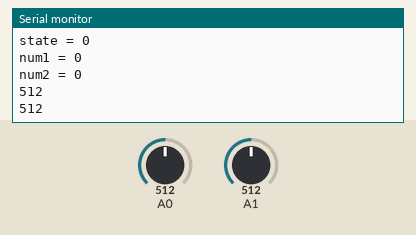
This sketch was run on a simulated Arduino Uno, built with avr-gcc and run on an emulated ATmega328P. Parts: the last lines printed to the serial monitor. Inputs (shaded band) come from the test bench; at power-on: A1 = 512, A0 = 512. Storage starts empty.

Above: at 4.2 s.
4.3 s: A1 set to 11
At 4.53 s:
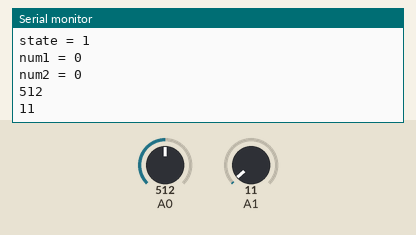
7.3 s: A1 set to 8
At 7.6 s:
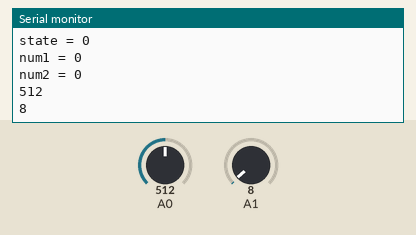
Timing chart, 0 to 10.3 s (numbered marks = the images above; inputs shaded):
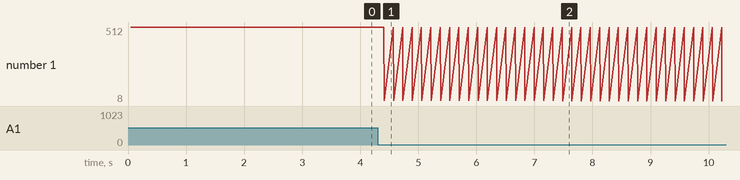

Measured:
- after the input at 4.3 s, the serial monitor: prints a new line after 0.08 s (image 1)
- after the input at 7.3 s, the serial monitor: prints a new line after 0.18 s (image 2)
- plotted number 1: 512 → 11 after the input at 4.3 s, 11 → 8 after the input at 7.3 s

The sketch:

jectFah--sender_arduino_sd_v1.ino
```cpp
//////////////////////////////////////////////////////////////
//sd card part
#include <SPI.h>
#include <SD.h>
const int chipSelect = 4;
/////////////////////////////////////////////////////////////

#include <SoftwareSerial.h>
SoftwareSerial chat(7, 8); // RX, TX
int i;
void setup() {
  // put your setup code here, to run once:
 Serial.begin(9600);
  chat.begin(4800);

////////////////////////////////////////////////////////////////
//sd card part
Serial.begin(9600);
  while (!Serial) {
    ; // wait for serial port to connect. Needed for native USB port only
  }


  Serial.print("Initializing SD card...");

  // see if the card is present and can be initialized:
  if (!SD.begin(chipSelect)) {
    Serial.println("Card failed, or not present");
    // don't do anything more:
    return;
  }
  Serial.println("card initialized.");
////////////////////////////////////////////////////////////////

}

void loop() {
  // put your main code here, to run repeatedly:


int a ;
int b ;
int num1;
int num2;
int state = 0;
int check;
a = analogRead(A0) ;
//Serial.print("a = ");
Serial.println(a);
b = analogRead(A1) ;
//Serial.print("b = ");
Serial.println(b);
if(check != 1){
if(a<200){
  num1 = 2;
  num2 = 0;
  check = 1;
}
else if(b<200){
  num1 = -1;
  num2 = 0;
  check = 1;
}}
delay(150);
a = analogRead(A0) ;
//Serial.print("a = ");
//Serial.println(a);
b = analogRead(A1) ;
//Serial.print("b = ");
//Serial.println(b);
if(check==1){
if(a<200){
  num2 = 2;
}
else if(b<200){
  num2 = -1;
}}
if(num1!=0&&num2!=0){
state = num1 - num2;
num1 = 0;
num2 = 0;
}
Serial.print("state = ");
Serial.println(state);
Serial.print("num1 = ");
Serial.println(num1);
Serial.print("num2 = ");
Serial.println(num2);
/*if(state == 3){
  Serial.println("somebody come in");
  delay(1000);
  check = 0;
  }
else if(state == -3){
  Serial.println("somebody come out");
  delay(1000);
  check = 0;
  }*/

File dataFile = SD.open("datalog.txt", FILE_WRITE);
  // if the file is available, write to it:
  if (dataFile) {
    if(state == 3)
      dataFile.println("there is someone come in.");
    else if(state == -3)
      dataFile.println("there is someone come out.");
    dataFile.close();
    // print to the serial port too:
  }
  // if the file isn't open, pop up an error:
  else {
    Serial.println("error opening datalog.txt");
  }

  if(state == 3||state == -3){
  check = 0;
  if (chat.readString()){
     // chat.print(1);
     if(chat.readString()== "Question1"){ //มีการถามคำถาม Question1 ส่งข้อมูลตัวแปร a ออกไป
      chat.print(state);
     }
      Serial.print("Send = ");
      Serial.println(i);
  }

  i++;


  delay(100);}
}
```
